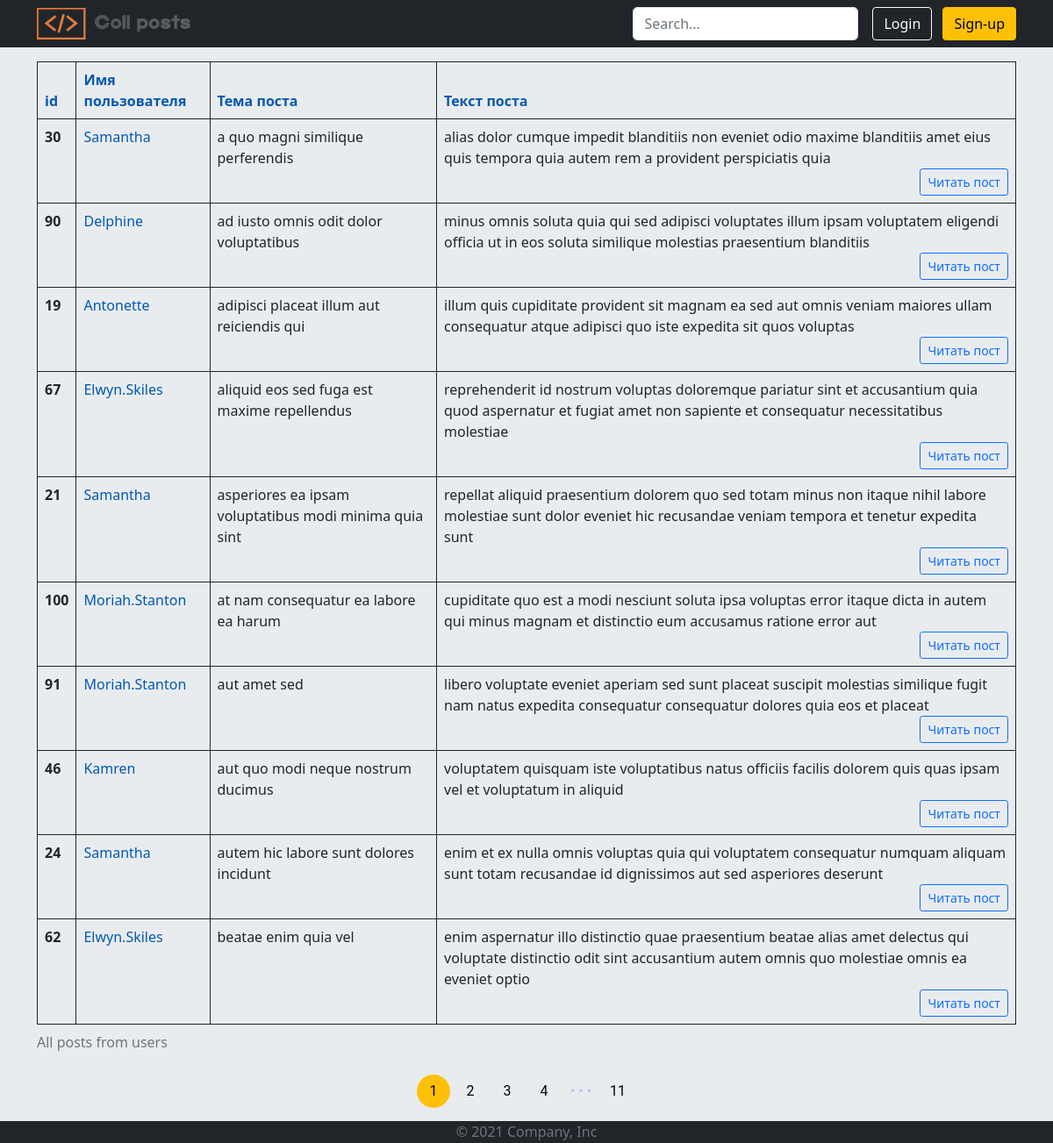
The app's page /?order_by=title with its own data.
### strange_posts/models.py (models this page shows, shortened)
class TimeBaseModel(models.Model):
    created_at = models.DateTimeField(auto_now_add=True)
    updated_at = models.DateTimeField(auto_now=True)
    class Meta:
        abstract = True

class Post(TimeBaseModel):
    id = models.IntegerField(primary_key=True)
    title = models.CharField(max_length=255, verbose_name='Название поста')
    body = models.TextField(verbose_name='Текст поста')
    user = models.ForeignKey(User, on_delete=models.CASCADE, verbose_name='Автор поста')
    categories = models.ManyToManyField(PostCategory, default=[])
    post_views = models.PositiveIntegerField('Количество просмотров', default=0)
    class Meta:
        verbose_name = 'Пост'
        verbose_name_plural = 'Пользовательские посты'
    def get_absolute_url(self):
        return reverse('post', kwargs={'pk': self.pk})

class User(TimeBaseModel):
    id = models.IntegerField(primary_key=True)
    name = models.CharField(max_length=255, verbose_name='Полное имя')
    username = models.CharField(max_length=100, unique=True, verbose_name='Имя пользователя')
    photo = models.ImageField('Фотография', upload_to='users_photo/%Y/%m/%d', null=True)
    email = models.EmailField(verbose_name='Email')
    user_address = models.ForeignKey(UserAddress, on_delete=models.SET_NULL, null=True,
                                     verbose_name='Адрес пользователя')
    phone_number = models.CharField(max_length=100, verbose_name='Номер телефона')
    user_website = models.CharField(max_length=255, verbose_name='Веб-сайт пользователя')
    user_company = models.ForeignKey(Company, on_delete=models.SET_NULL, null=True,
                                     verbose_name='Компания пользователя')
    class Meta:
        verbose_name = 'Пользователь'
        verbose_name_plural = 'Пользователи'
    def get_absolute_url(self):
        return reverse('get_user', kwargs={'pk': self.pk})

### strange_posts/views.py (the view)
# urls.py: path('', views.StrangePostsHome.as_view(), name='home'),
class StrangePostsHome(ListView):
    model = Post
    context_object_name = 'posts'
    extra_context = {'title': 'Главная страница'}  # Статическая информация для шаблона
    paginate_by = 10  # Количество записей на странице
    def get_context_data(self, *, object_list=None, **kwargs):
        context = super().get_context_data(**kwargs)  # Получаем context у предка
        context['search'] = self.request.GET.get('search')
        return context
    def get_queryset(self):
        search = self.request.GET.get('search')
        sort = self.request.GET.get('order_by')
        cat = self.request.GET.get('cat')
        queryset = Post.objects.select_related('user')
        if search:
            db_filter = get_db_filter_based_on_search_query(search)
            if db_filter is not None:
                queryset = queryset.filter(db_filter)
        if sort:
            queryset = queryset.order_by(sort)
        if cat:
            queryset = queryset.filter(categories__slug=cat)
        return queryset

### strange_posts/templatetags/post_tags.py (called while the page is built)
@register.simple_tag()
def url_replace(request, field, value, direction=''):
    query_dict = request.GET.copy()  # Словарь содержащий уже заданные параметры HTTP GET
    if field == 'order_by' and field in query_dict.keys():
        if query_dict[field].startswith('-') and query_dict[field].lstrip('-') == str(value):
            query_dict[field] = str(value)
        elif query_dict[field].lstrip('-') == str(value):
            query_dict[field] = '-' + str(value)
        else:
            query_dict[field] = direction + str(value)
    elif field == 'search' and field in query_dict.keys():
        if value:
            query_dict[field] = str(value)
        else:
            del query_dict[field]
    else:
        query_dict[field] = direction + str(value)
    return urlencode(OrderedDict(sorted(query_dict.items())))

### strange_posts/templates/strange_posts/post_list.html (shortened to what this page needs)
{% extends 'strange_posts/base.html' %}
{% load post_tags %}
{% block search_form %}
    <form action="{% url 'home' %}" method="get" class="col-12 col-lg-auto mb-3 mb-lg-0 me-lg-3">
        <input type="search" placeholder="Search..." name="search" aria-label="Search" class="form-control form-control-dark">
    </form>
{% endblock %}
{% block content %}
    <div class="container">
        {% if posts %}
            <table id="table_id" class="table table-hover table-bordered border-dark">
                <caption>All posts from users</caption>
                <thead>
                <tr>
                    <th scope="col"><a href="?{% url_replace view.request 'order_by' 'pk' %}">id</a></th>
                    <th scope="col"><a href="?{% url_replace view.request 'order_by' 'user__username' %}">Имя
                        пользователя</a></th>
                    <th scope="col"><a href="?{% url_replace view.request 'order_by' 'title' %}">Тема поста</a></th>
                    <th scope="col"><a href="?{% url_replace view.request 'order_by' 'body' %}">Текст поста</a></th>
                </tr>
                </thead>
                <tbody>
                {% for p in posts %}
                    <tr>
                        <th class="sorting" scope="row">{{ p.pk }}</th>
                        <td><a href="{{ p.user.get_absolute_url }}">{{ p.user.username }}</a></td>
                        <td>{{ p.title }}</td>
                        <td>
                            <a>{{ p.body|truncatewords:50 }}</a>
                            <div class="d-grid justify-content-md-end">
                                <a class="btn btn-outline-primary btn-sm" href="{{ p.get_absolute_url }}" role="button">Читать
                                    пост</a>
                            </div>
                        </td>
                    </tr>
                {% endfor %}
                </tbody>
            </table>
        {% endif %}
        {% if page_obj.has_other_pages %}
            <ul class="pagination">
                {% for i in paginator.page_range %}
                    {% if page_obj.number == i %}
                        <li class="pagination__item active">
                            <a class="pagination__link" href="#">{{ i }}</a>
                        </li>
                    {% elif i > page_obj.number|add:'-4' and i < page_obj.number|add:'4' %}
                        <li class="pagination__item">
                            <a class="pagination__link" href="?{% url_replace view.request 'page' i %}">{{ i }}</a>
                        </li>
                    {% endif %}
                {% endfor %}
                {% if page_obj.has_next %}
                    {% if page_obj.number|add:'4' < page_obj.paginator.num_pages %}
                        <li class="pagination__item pagination__item--dots">
                            <a href="?{% url_replace view.request 'page' page_obj.next_page_number|add:'3' %}">
                                <span class="pagination__link">• • •</span>
                            </a>
                        </li>
                    {% endif %}
                    {% if page_obj.number|add:'3' < page_obj.paginator.num_pages %}
                        <li class="pagination__item">
                            <a class="pagination__link"
                               href="?{% url_replace view.request 'page' page_obj.paginator.num_pages %}">
                                {{ page_obj.paginator.num_pages }}
                            </a>
                        </li>
                    {% endif %}
                {% endif %}
            </ul>
        {% endif %}
    </div>
{% endblock %}

### strange_posts/static/strange_posts/css/styles.css (style rules this page uses)
html, body { display: flex; width: 100%; height: 100%; min-height: 100vh; color: rgba(24, 35, 89, 0.85); background-color: #e9ecef; font-weight: 400; }
a { color: #0059b2; text-decoration: none; }
.form-control-dark { color: #fff; background-color: #212529; border-color: #6c757d; }
.form-control { border: 1px solid #e1e1e1; -webkit-box-shadow: none; box-shadow: none; border-radius: 5px; -webkit-transition: all .3s ease; transition: all .3s ease; background-color: #fff; color: #858585; font-weight: 400; position: relative; }
.pagination { width: auto; margin: 0 auto }
.pagination, .pagination__link { display: -ms-flexbox; display: flex; -ms-flex-flow: row wrap; flex-flow: row wrap; -ms-flex-pack: center; justify-content: center; -ms-flex-align: center; align-items: center }
.pagination__link { position: relative; left: -1px; top: 1px; width: 100%; height: 100%; border-radius: 50%; transition: all .2s ease-in-out; font-family: Roboto, sans-serif; font-size: 16px; color: #000 }
.pagination__item { transition: all .2s ease-in-out; width: 38px; height: 38px; border-radius: 50%; z-index: 1; position: relative; margin: 0 2px; display: -ms-flexbox; display: flex; -ms-flex-flow: row wrap; flex-flow: row wrap; -ms-flex-pack: center; justify-content: center; -ms-flex-align: center; align-items: center }
.pagination__item:first-child { margin-left: 0 }
.pagination__item:last-child { margin-right: 0 }
.pagination__item.active .pagination__link { color: #000; background: #ffc107 }
.pagination__item--dots .pagination__link { color: #bfc0f1 }

### records on screen
Post: pk "30", user.username "Samantha", title "a quo magni similique perferendis", body "alias dolor cumque impedit blanditiis non eveniet odio maxime blanditiis amet eius quis tempora quia autem rem a provident perspiciatis quia"
Post: pk "90", user.username "Delphine", title "ad iusto omnis odit dolor voluptatibus", body "minus omnis soluta quia qui sed adipisci voluptates illum ipsam voluptatem eligendi officia ut in eos soluta similique molestias praesentium blanditiis"
Post: pk "19", user.username "Antonette", title "adipisci placeat illum aut reiciendis qui", body "illum quis cupiditate provident sit magnam ea sed aut omnis veniam maiores ullam consequatur atque adipisci quo iste expedita sit quos voluptas"
Post: pk "67", user.username "Elwyn.Skiles", title "aliquid eos sed fuga est maxime repellendus", body "reprehenderit id nostrum voluptas doloremque pariatur sint et accusantium quia quod aspernatur et fugiat amet non sapiente et consequatur necessitatibus molestiae"
Post: pk "21", user.username "Samantha", title "asperiores ea ipsam voluptatibus modi minima quia sint", body "repellat aliquid praesentium dolorem quo sed totam minus non itaque nihil labore molestiae sunt dolor eveniet hic recusandae veniam tempora et tenetur expedita sunt"
Post: pk "100", user.username "Moriah.Stanton", title "at nam consequatur ea labore ea harum", body "cupiditate quo est a modi nesciunt soluta ipsa voluptas error itaque dicta in autem qui minus magnam et distinctio eum accusamus ratione error aut"
Post: pk "91", user.username "Moriah.Stanton", title "aut amet sed", body "libero voluptate eveniet aperiam sed sunt placeat suscipit molestias similique fugit nam natus expedita consequatur consequatur dolores quia eos et placeat"
Post: pk "46", user.username "Kamren", title "aut quo modi neque nostrum ducimus", body "voluptatem quisquam iste voluptatibus natus officiis facilis dolorem quis quas ipsam vel et voluptatum in aliquid"
Post: pk "24", user.username "Samantha", title "autem hic labore sunt dolores incidunt", body "enim et ex nulla omnis voluptas quia qui voluptatem consequatur numquam aliquam sunt totam recusandae id dignissimos aut sed asperiores deserunt"
Post: pk "62", user.username "Elwyn.Skiles", title "beatae enim quia vel", body "enim aspernatur illo distinctio quae praesentium beatae alias amet delectus qui voluptate distinctio odit sint accusantium autem omnis quo molestiae omnis ea eveniet optio"

### other values on screen
{{ i }} "1"
{{ i }} "2" "3" "4"
{{ page_obj.paginator.num_pages }} "11"
